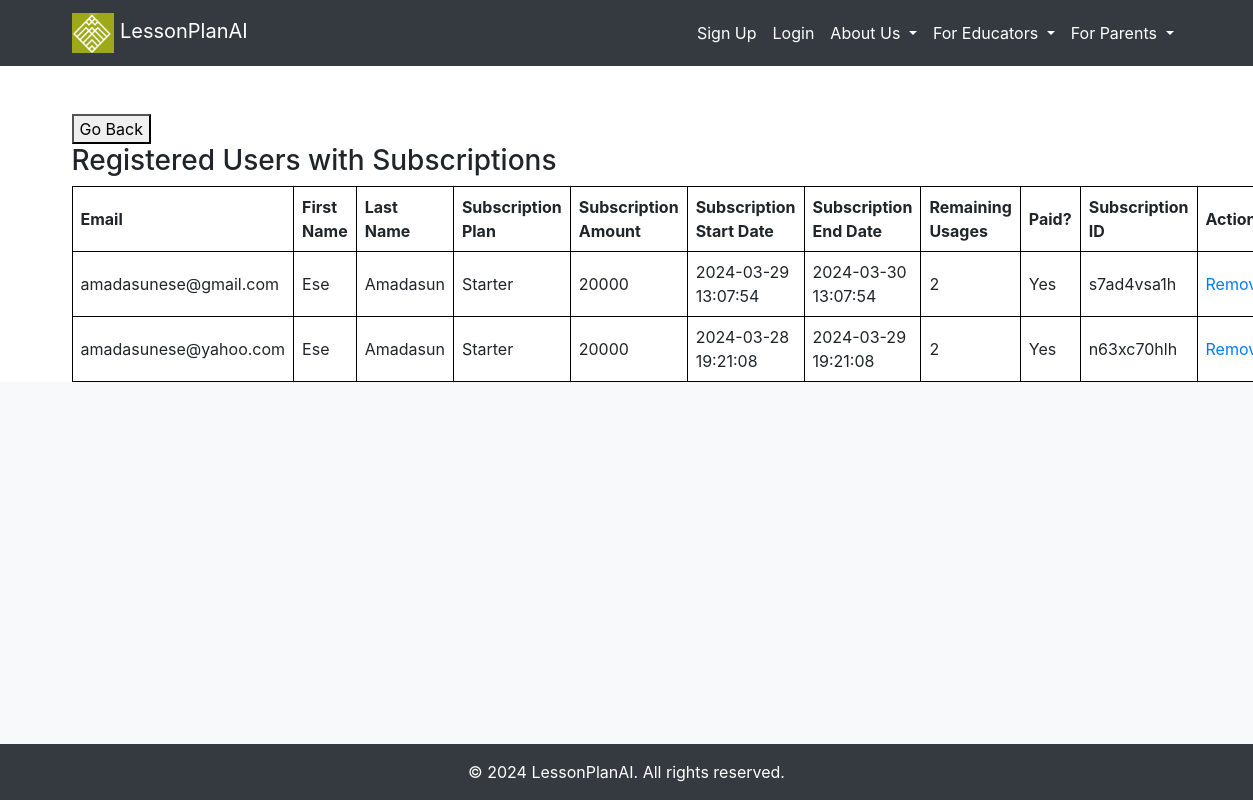
The page /subscribed_users on the database as committed earlier.
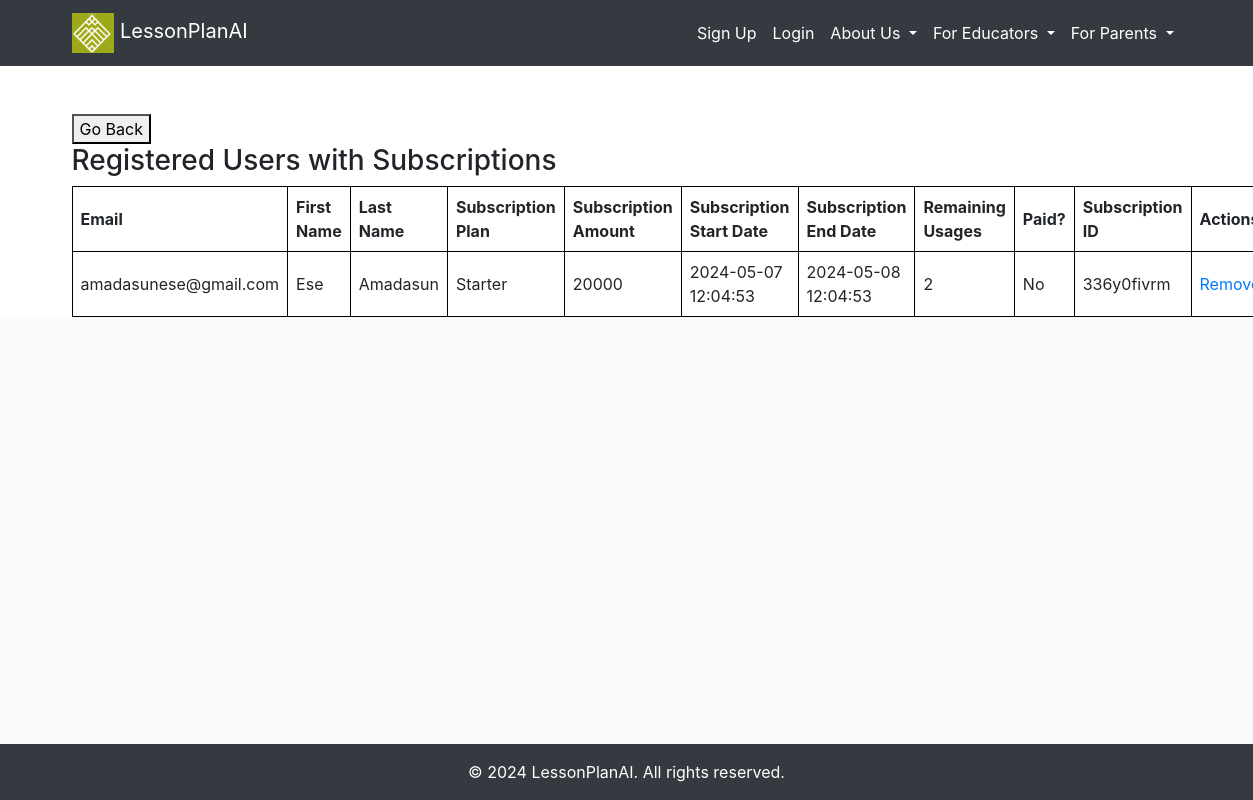
The same page on the database as committed later.
### src/accounts/models.py (models this page shows, shortened)
class User(UserMixin, db.Model):
    __tablename__ = "users"
    id = db.Column(db.Integer, primary_key=True)
    email = db.Column(db.String, unique=True, nullable=False)
    first_name = db.Column(db.String, nullable=False)
    last_name = db.Column(db.String, nullable=False)
    password = db.Column(db.String, nullable=False)
    created_on = db.Column(db.DateTime, nullable=False)
    is_admin = db.Column(db.Boolean, nullable=False, default=False)
    is_confirmed = db.Column(db.Boolean, nullable=True, default=False)
    confirmed_on = db.Column(db.DateTime, nullable=True)
    subscription = db.relationship('Subscription', backref='user', uselist=False)
    tutor = db.relationship('Tutor', backref='user', uselist=False)

class Subscription(db.Model):
    __tablename__ = "subscriptions"
    id = db.Column(db.Integer, primary_key=True)
    plan = db.Column(db.String(50))
    amount = db.Column(db.Integer)
    start_date = db.Column(db.DateTime, default=datetime.utcnow)
    end_date = db.Column(db.DateTime)
    remaining_usages = db.Column(db.Integer)
    paid = db.Column(db.Boolean, default=False)
    user_id = db.Column(db.Integer, db.ForeignKey('users.id'), nullable=False)
    paystack_subscription_id = db.Column(db.String(50), nullable=False)

### src/core/views.py (the view)
@core_bp.route('/subscribed_users')
def subscribed_users():
    users = User.query.filter(User.subscription != None).all()
    return render_template('accounts/subscribed_users.html', users=users)

### src/templates/accounts/subscribed_users.html
{% extends "_base.html" %}
{% block content %}
<button onclick="window.history.back();">Go Back</button>
<br>
<h3>Registered Users with Subscriptions</h3>
  <table style="border-collapse: collapse; width: 100%;">
    <tr>
      <th style="border: 1px solid black;">Email</th>
      <th style="border: 1px solid black;">First Name</th>
      <th style="border: 1px solid black;">Last Name</th>
      <th style="border: 1px solid black;">Subscription Plan</th>
      <th style="border: 1px solid black;">Subscription Amount</th>
      <th style="border: 1px solid black;">Subscription Start Date</th>
      <th style="border: 1px solid black;">Subscription End Date</th>
      <th style="border: 1px solid black;">Remaining Usages</th>
      <th style="border: 1px solid black;">Paid?</th>
      <th style="border: 1px solid black;">Subscription ID</th>
      <th style="border: 1px solid black;">Actions</th>
    </tr>
    {% for user in users %}
      {% if user.subscription %}
        <tr>
          <td style="border: 1px solid black;">{{ user.email }}</td>
          <td style="border: 1px solid black;">{{ user.first_name }}</td>
          <td style="border: 1px solid black;">{{ user.last_name }}</td>
          <td style="border: 1px solid black;">{{ user.subscription.plan }}</td>
          <td style="border: 1px solid black;">{{ user.subscription.amount }}</td>
          <td style="border: 1px solid black;">{{ user.subscription.start_date.strftime('%Y-%m-%d %H:%M:%S') }}</td>
          <td style="border: 1px solid black;">{{ user.subscription.end_date.strftime('%Y-%m-%d %H:%M:%S') }}</td>
          <td style="border: 1px solid black;">{{ user.subscription.remaining_usages }}</td>
          <td style="border: 1px solid black;">{{ 'Yes' if user.subscription.paid else 'No' }}</td>
          <td style="border: 1px solid black;">{{ user.subscription.paystack_subscription_id }}</td>
          <td style="border: 1px solid black;">
            <a href="{{ url_for('core.delete_subscribed_user', subscription_id=user.subscription.id) }}">Remove</a>
          </td>
        </tr>
      {% endif %}
    {% endfor %}
  </table>
  {% endblock %}

### src/templates/_base.html (shortened to what this page needs)
<!DOCTYPE html>
<html>
<head>
    <link href="https://maxcdn.bootstrapcdn.com/bootstrap/4.5.2/css/bootstrap.min.css" rel="stylesheet">
    <link rel="stylesheet" type="text/css" href="/static/styles.css">
    <link href="https://stackpath.bootstrapcdn.com/bootstrap/4.3.1/css/bootstrap.min.css" rel="stylesheet">
    <link href="https://stackpath.bootstrapcdn.com/bootstrap/5.1.0/css/bootstrap.min.css" rel="stylesheet">
    <link rel="stylesheet" href="https://cdnjs.cloudflare.com/ajax/libs/font-awesome/6.1.1/css/all.min.css">
</head>
<body>
    {% include 'navigation.html' %}
    <div class="container mt-4">
        <div>
            {% block content %}
            {% endblock %}
        </div>
    </div>
    <div id="social-media" class="bg-light py-4">
    </div>
    <footer class="bg-dark text-white py-3">
        <div class="container text-center">
            &copy; 2024 LessonPlanAI. All rights reserved.
        </div>
    </footer>
    <link rel="stylesheet" href="https://stackpath.bootstrapcdn.com/bootstrap/4.5.2/css/bootstrap.min.css">
</body>
</html>

### src/templates/navigation.html (shortened to what this page needs)
<header>
  <nav class="navbar navbar-expand-lg navbar-dark bg-dark">
      <div class="container">
          <a class="navbar-brand" href="{{ url_for('core.home') }}">
              <img src="{{ url_for('static', filename='images/fav.png') }}" alt="Logo" class="img-fluid" style="height: 40px;">
              LessonPlanAI
          </a>
          <div class="collapse navbar-collapse" id="navbarResponsive">
              <ul class="navbar-nav ml-auto">
            {% if not current_user.is_authenticated %}
            <li class="nav-item">
              <a class="nav-link" href="{{ url_for('accounts.register') }}">Sign Up</a>
            </li>
            <li class="nav-item">
              <a class="nav-link" href="{{ url_for('accounts.login') }}">Login</a>
            </li>
            {% endif %}
          <li class="nav-item dropdown">
            <a class="nav-link dropdown-toggle" href="#" id="navbarDropdownMenuLink" role="button" data-toggle="dropdown" aria-haspopup="true" aria-expanded="false">
                About Us
            </a>
        </li>
              <li class="nav-item dropdown">
                <a class="nav-link dropdown-toggle" href="#" id="navbarDropdownMenuLink" role="button" data-toggle="dropdown" aria-haspopup="true" aria-expanded="false">
                    For Educators
                </a>
            </li>
            <li class="nav-item dropdown">
              <a class="nav-link dropdown-toggle" href="#" id="navbarDropdownMenuLink" role="button" data-toggle="dropdown" aria-haspopup="true" aria-expanded="false">
                  For Parents
              </a>
          </li>
          </ul>
        </div>
      </div>
  </header>

### src/static/styles.css (style rules this page uses)
a { text-decoration: none; }
body { display: flex; flex-direction: column; min-height: 100vh; }
#social-media { flex: 1 0 auto; }
footer { flex-shrink: 0; }
.navbar-nav .nav-link { color: white !important; }
.navbar-nav { margin-bottom: 0; }
.navbar { padding-top: 0; padding-bottom: 20px; }
table { width: 100%; border-collapse: collapse; }
th, td { border: 1px solid black; padding: 8px; text-align: left; }

Rows that differ between the two databases and show on the page:
removed Subscription: paid "Yes"
no longer on this page (row unchanged): User: email "amadasunese@yahoo.com", first_name "Ese", last_name "Amadasun", subscription.plan "Starter", subscription.amount "20000", subscription.start_date "2024-03-28 19:21:08", subscription.end_date "2024-03-29 19:21:08", subscription.remaining_usages "2", subscription.paystack_subscription_id "n63xc70hlh"
removed Subscription: paid "Yes"
computed for User "amadasunese@gmail.com": subscription.start_date "2024-03-29 13:07:54" → "2024-05-07 12:04:53"; subscription.end_date "2024-03-30 13:07:54" → "2024-05-08 12:04:53"; subscription.paystack_subscription_id "s7ad4vsa1h" → "336y0fivrm"
now on this page (row unchanged): Subscription: paid "No"
